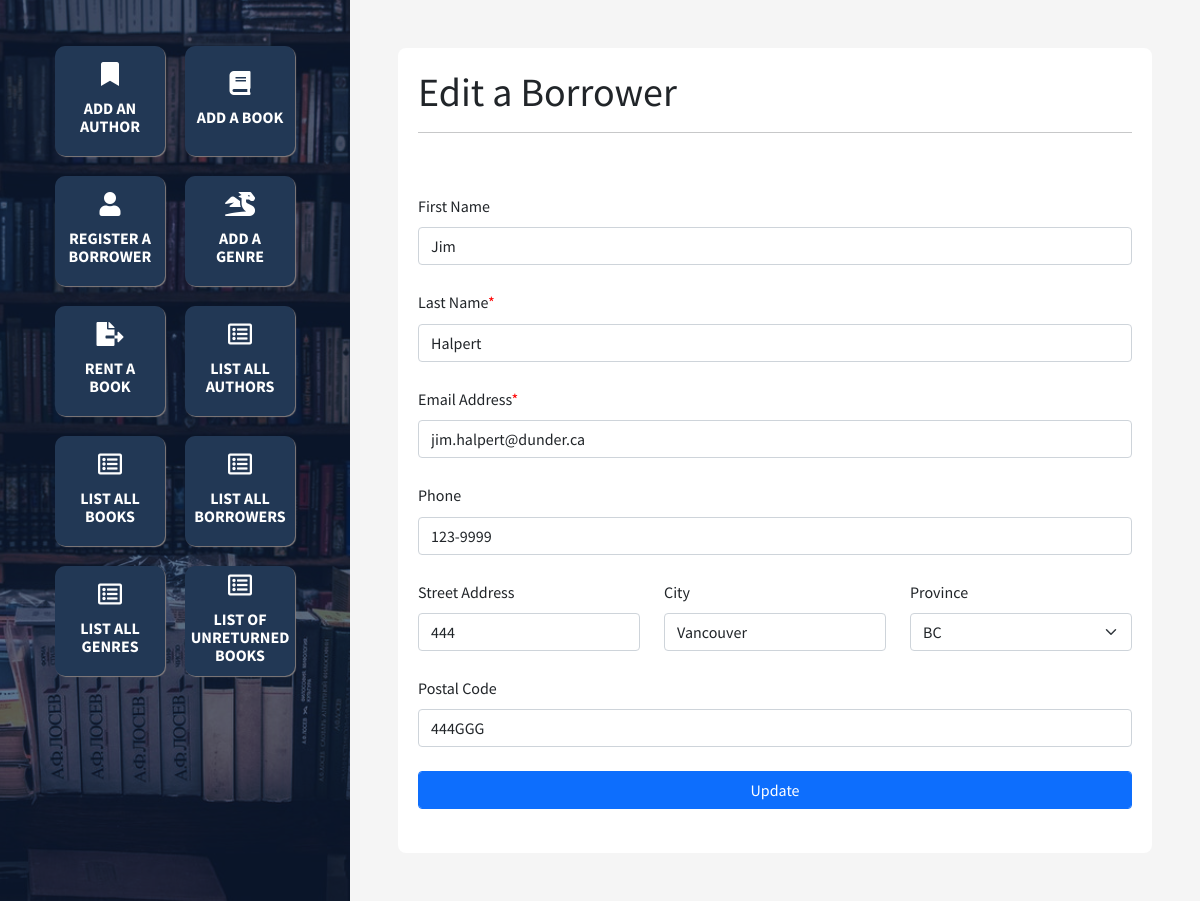
The page /edit/borrower.php?id=3 on the database its author committed.
### tables this page shows
create table BORROWER(
    id int unsigned not null auto_increment,
    fName varchar(35),
    lName varchar(45) not null,
    email varchar(35) not null unique,
    phone varchar(15),
    street varchar(30),
    city varchar(30),
    prov enum('NL', 'PE', 'NS', 'NB', 'QC', 'ON', 'MB', 'SK', 'AB', 'BC', 'YT', 'NT', 'NU'),
    postalCode varchar(10),
    primary key (id)
);

### edit/borrower.php (the view, shortened to what this page needs)
<?php
    include '../config.php';
    include '../head.php';
    include '../footer.php';
?>
<div class="right p-5">
    <main>
        <h1>Edit a Borrower</h1>
        <hr>
        <?php
            if( isset($_GET['id']) && $_GET['id'] )
            {
                $id = $_GET['id'];
                $borrowerSql = "select *
                              from BORROWER
                              where id = $id";
                $borrowerResult = $conn->query($borrowerSql);
                if ($borrowerResult && $borrowerResult->num_rows > 0)
                {
                    $borrowerRow = $borrowerResult->fetch_assoc();
                    echo '<form action="../update/borrower.php" method="post">';
                    echo '    <div class="form-group mb-4">';
                    echo '        <label for="fName" class="mb-2">First Name</label>';
                    echo '        <input type="text" class="form-control" id="fName" name="fName" value="'.$borrowerRow['fName'].'" maxlength="35">';
                    echo '    </div>';
                    echo '    <div class="form-group mb-4">';
                    echo '        <label for="lName" class="mb-2 required">Last Name</label>';
                    echo '        <input type="text" class="form-control" id="lName" name="lName" value="'.$borrowerRow['lName'].'" maxlength="45" required>';
                    echo '    </div>';
                    echo '    <div class="form-group mb-4">';
                    echo '        <label for="email" class="mb-2 required">Email Address</label>';
                    echo '        <input type="email" class="form-control" id="email" name="email" value="'.$borrowerRow['email'].'" maxlength="35" required>';
                    echo '    </div>';
                    echo '    <div class="form-group mb-4">';
                    echo '        <label for="phone" class="mb-2">Phone </label>';
                    echo '        <input type="tel" class="form-control" id="phone" name="phone" value="'.$borrowerRow['phone'].'" maxlength="15" >';
                    echo '    </div>';
                    echo '    <div class="row">';
                    echo '          <div class="form-group mb-4 col">';
                    echo '              <label for="street" class="mb-2">Street Address</label>';
                    echo '              <input type="text" class="form-control" id="street" name="street" value="'.$borrowerRow['street'].'" maxlength="30" >';
                    echo '          </div>';
                    echo '          <div class="form-group mb-4 col">';
                    echo '              <label for="city" class="mb-2">City</label>';
                    echo '              <input type="text" class="form-control" id="city" name="city" value="'.$borrowerRow['city'].'" maxlength="30" >';
                    echo '          </div>';
                    echo '          <div class="form-group mb-4 col">';
                    echo '              <label for="prov" class="mb-2">Province</label>';
                    echo '              <select class="form-select" id="prov" name="prov">';
                    echo '                <option value="BC">BC</option>';
                    echo '              </select>';
                    echo '          </div>';
                    echo '    </div>';
                    echo '    <div class="form-group mb-4">';
                    echo '        <label for="postalCode" class="mb-2">Postal Code</label>';
                    echo '        <input type="text" class="form-control" id="postalCode" name="postalCode" value="'.$borrowerRow['postalCode'].'" maxlength="10">';
                    echo '    </div>';
                    echo '    <div class="form-group mb-4">';
                    echo '        <input type="submit" class="form-control btn btn-primary" value="Update">';
                    echo '    </div>';
                    echo '</form>';
                }
                else
                {
                    echo '<div class="text-muted">No Borrower found.</div>';
                }
            }
            else
            {
                echo '<div class="bg-danger text-white p-3 mb-5">A required data is needed. Check the url.</div>';
            }
        ?>
  </main>
</div>

### css/styles.css (style rules this page uses)
body { font-family: 'Source Sans Pro', sans-serif; line-height:1.65rem; }
hr { margin-bottom: 60px; }
.right { width:100%; flex-shrink:1; margin-left: 350px; min-height:100vh; }
main { width: 100%; background: white; min-height: 550px; border-radius: 8px; padding: 20px; }
.required:after { content:"*"; color:red; }

### rows shown on the page
borrower: fName "Jim", lName "Halpert", email "jim.halpert@dunder.ca", phone "123-9999", street "444", city "Vancouver", postalCode "444GGG"
